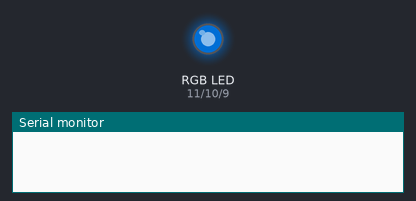
This sketch was run on a simulated Arduino Uno, built with avr-gcc and run on an emulated ATmega328P. Parts: an RGB LED mixed from three pins (HIGH = lit), the last lines printed to the serial monitor. Dim RGB values are drawn brighter than linear; random numbers use the default seed unless the sketch sets one.

Above: at 0.1 s.
At 5.1 s:
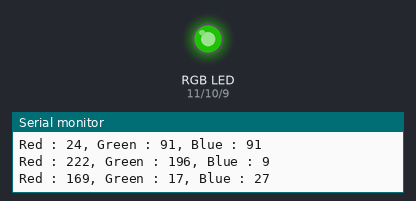
At 10.1 s:
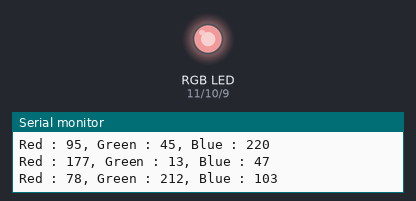
At 19.1 s:
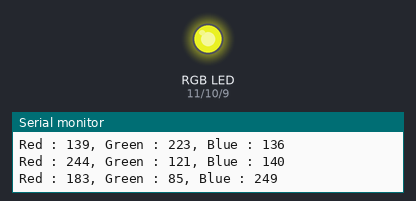
At 28.1 s:
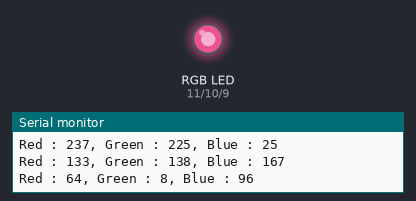
At 38.1 s:
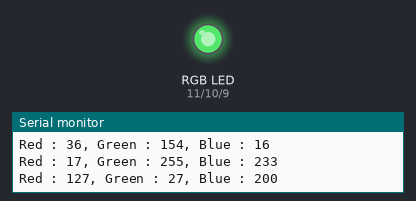
Timing chart, 0 to 40.0 s (numbered marks = the images above):
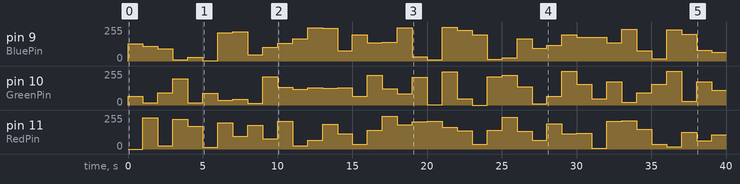

The sketch:

05_RGBLED.ino
```cpp
const int RedPin = 11;
const int GreenPin = 10;
const int BluePin = 9;

void setup() {
  //random으로 출력되는 숫자의 변경을 위해 seed 설정
  randomSeed(analogRead(A0));
  Serial.begin(9600);
}

void loop() {

  int Red = random(256);
  int Green = random(256);
  int Blue = random(256);
  analogWrite(RedPin, Red);
  analogWrite(GreenPin, Green);
  analogWrite(BluePin, Blue);
  delay(1000);

  Serial.print("Red : ");
  Serial.print(Red);
  Serial.print(", Green : ");
  Serial.print(Green);
  Serial.print(", Blue : ");
  Serial.println(Blue);

}
```

Measured:
- by itself, pin 9 (BluePin): 0/255 → 130/255 at 0.00 s, → 112/255 1.0 s later, → 91/255 1.0 s later, → 9/255 1.0 s later, … (40 changes in this stretch)
- by itself, pin 11 (RedPin): 0/255 → 234/255 at 1.0 s, → 24/255 1.0 s later, → 222/255 1.0 s later, → 169/255 1.0 s later, … (39 changes in this stretch)
